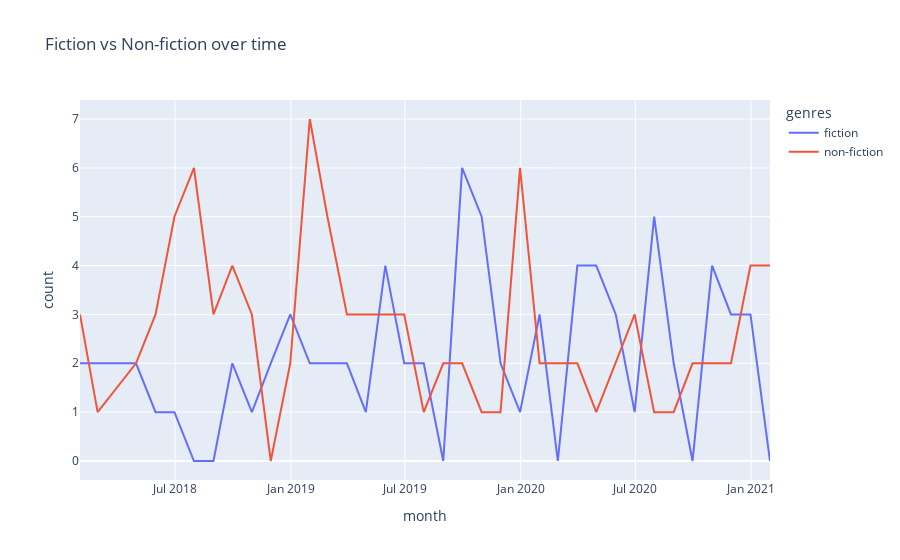

Notebook code cell kept with this figure:
### Code cell
fnf_data = genre_counts(df, genre_filter=['fiction', 'non-fiction'])

fig = px.line(fnf_data, x=fnf_data.index, y="count", color="genres", title='Fiction vs Non-fiction over time')
fig.show()

### Figure 1 — Plotly figure (JSON) as saved in the notebook; plotly's stock layout.template omitted (floating-point values rounded to 4 significant figures)
{"data": [{"hovertemplate": "genres=fiction<br>month=%{x}<br>count=%{y}<extra></extra>", "legendgroup": "fiction", "line": {"color": "#636efa", "dash": "solid"}, "mode": "lines", "name": "fiction", "orientation": "v", "showlegend": true, "type": "scatter", "x": ["2018-01-31T00:00:00", "2018-02-28T00:00:00", "2018-04-30T00:00:00", "2018-05-31T00:00:00", "2018-06-30T00:00:00", "2018-07-31T00:00:00", "2018-08-31T00:00:00", "2018-09-30T00:00:00", "2018-10-31T00:00:00", "2018-11-30T00:00:00", "2018-12-31T00:00:00", "2019-01-31T00:00:00", "2019-02-28T00:00:00", "2019-03-31T00:00:00", "2019-04-30T00:00:00", "2019-05-31T00:00:00", "2019-06-30T00:00:00", "2019-07-31T00:00:00", "2019-08-31T00:00:00", "2019-09-30T00:00:00", "2019-10-31T00:00:00", "2019-11-30T00:00:00", "2019-12-31T00:00:00", "2020-01-31T00:00:00", "2020-02-29T00:00:00", "2020-03-31T00:00:00", "2020-04-30T00:00:00", "2020-05-31T00:00:00", "2020-06-30T00:00:00", "2020-07-31T00:00:00", "2020-08-31T00:00:00", "2020-09-30T00:00:00", "2020-10-31T00:00:00", "2020-11-30T00:00:00", "2020-12-31T00:00:00", "2021-01-31T00:00:00"], "xaxis": "x", "y": [2, 2, 2, 1, 1, 0, 0, 2, 1, 2, 3, 2, 2, 2, 1, 4, 2, 2, 0, 6, 5, 2, 1, 3, 0, 4, 4, 3, 1, 5, 2, 0, 4, 3, 3, 0], "yaxis": "y"}, {"hovertemplate": "genres=non-fiction<br>month=%{x}<br>count=%{y}<extra></extra>", "legendgroup": "non-fiction", "line": {"color": "#EF553B", "dash": "solid"}, "mode": "lines", "name": "non-fiction", "orientation": "v", "showlegend": true, "type": "scatter", "x": ["2018-01-31T00:00:00", "2018-02-28T00:00:00", "2018-04-30T00:00:00", "2018-05-31T00:00:00", "2018-06-30T00:00:00", "2018-07-31T00:00:00", "2018-08-31T00:00:00", "2018-09-30T00:00:00", "2018-10-31T00:00:00", "2018-11-30T00:00:00", "2018-12-31T00:00:00", "2019-01-31T00:00:00", "2019-02-28T00:00:00", "2019-03-31T00:00:00", "2019-04-30T00:00:00", "2019-05-31T00:00:00", "2019-06-30T00:00:00", "2019-07-31T00:00:00", "2019-08-31T00:00:00", "2019-09-30T00:00:00", "2019-10-31T00:00:00", "2019-11-30T00:00:00", "2019-12-31T00:00:00", "2020-01-31T00:00:00", "2020-02-29T00:00:00", "2020-03-31T00:00:00", "2020-04-30T00:00:00", "2020-05-31T00:00:00", "2020-06-30T00:00:00", "2020-07-31T00:00:00", "2020-08-31T00:00:00", "2020-09-30T00:00:00", "2020-10-31T00:00:00", "2020-11-30T00:00:00", "2020-12-31T00:00:00", "2021-01-31T00:00:00"], "xaxis": "x", "y": [3, 1, 2, 3, 5, 6, 3, 4, 3, 0, 2, 7, 5, 3, 3, 3, 3, 1, 2, 2, 1, 1, 6, 2, 2, 2, 1, 2, 3, 1, 1, 2, 2, 2, 4, 4], "yaxis": "y"}], "layout": {"legend": {"title": {"text": "genres"}, "tracegroupgap": 0}, "title": {"text": "Fiction vs Non-fiction over time"}, "xaxis": {"anchor": "y", "domain": [0, 1], "title": {"text": "month"}}, "yaxis": {"anchor": "x", "domain": [0, 1], "title": {"text": "count"}}}}
